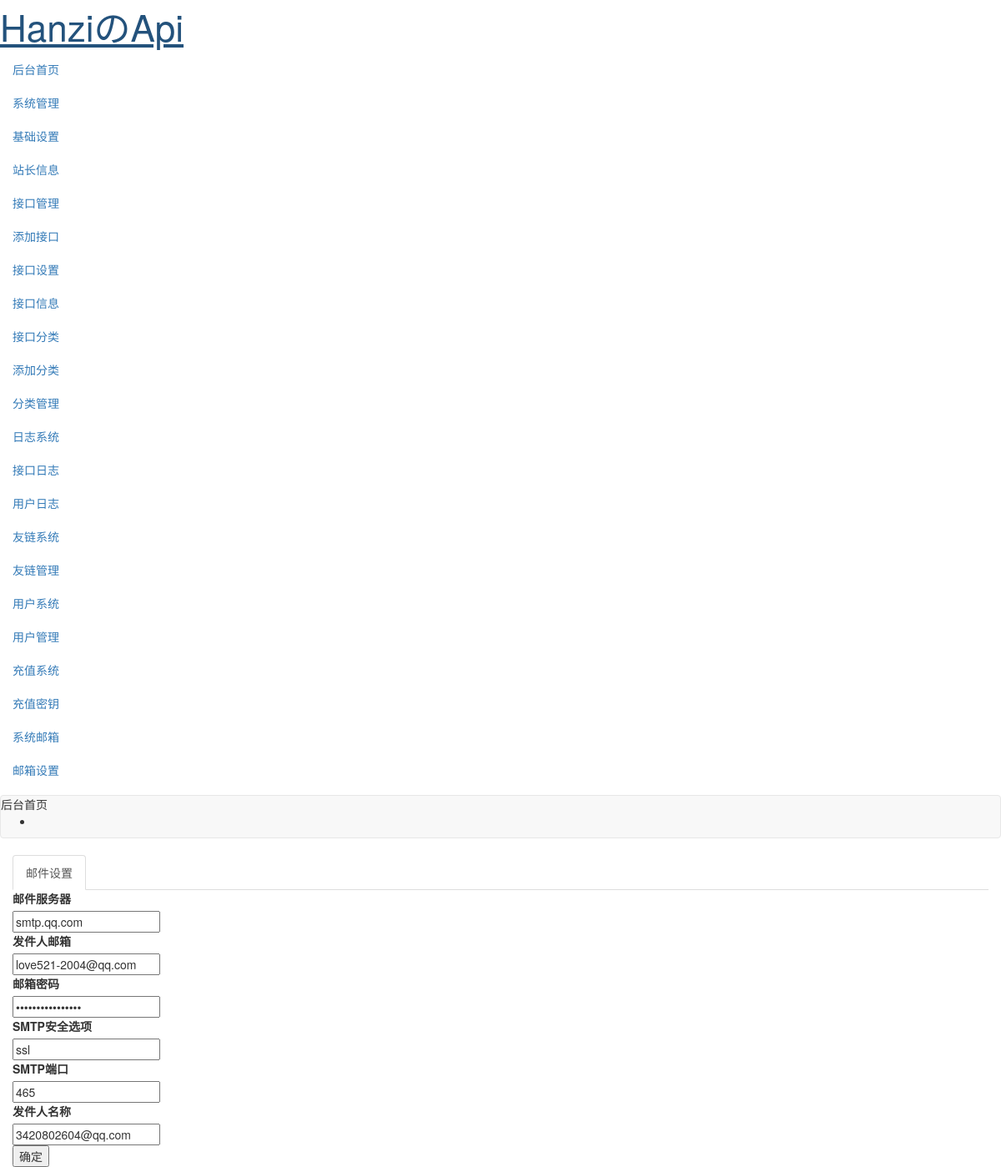
/hanzi/mail-set.php (signed in), run on the app's committed database.
### tables this page shows
CREATE TABLE `site_info` (
  `id` int(11) NOT NULL AUTO_INCREMENT,
  `site_name` varchar(100) NOT NULL DEFAULT 'HanziのApi' COMMENT '站点名称',
  `site_description` varchar(520) DEFAULT 'HanziのApi是一个提供优质免费Api的站点，站点接口持续更新，网站秉承着质量优先的观点，运营期间收到诸多好评。' COMMENT '站点描述',
  `site_keywords` varchar(520) DEFAULT 'API,HanziのApi,免费api，二次元壁纸,娱乐api,功能api,机器人api,免费接口。' COMMENT '网站关键词',
  `footer_content` varchar(52) DEFAULT 'HanziのApi @zhousihan 2024 All rights reserved' COMMENT '底部版权',
  `site_icon` text COMMENT '站点图标',
  `site_url` varchar(255) NOT NULL DEFAULT 'http://api.lovestory.wiki/' COMMENT '站点链接',
  `site_icp` varchar(52) NOT NULL DEFAULT '-1' COMMENT 'ICP备案号',
  `site_security` varchar(52) NOT NULL DEFAULT '-1' COMMENT '公安备案号',
  `site_moe` varchar(52) NOT NULL DEFAULT '-1' COMMENT '萌/其他备案号',
  `site_announcement` varchar(52) NOT NULL DEFAULT '-1' COMMENT '站点公告',
  `site_time` varchar(52) NOT NULL DEFAULT '21600' COMMENT '网站关键词',
  `site_frequency` varchar(52) NOT NULL DEFAULT '5' COMMENT '接口访问限制次数',
  `site_second` varchar(52) DEFAULT '1' COMMENT '接口访问限制时间',
  `website_time` varchar(52) NOT NULL DEFAULT '2024-05-20-00:00:00' COMMENT '网站建立时间',
  `site_sakura` varchar(1) DEFAULT '1' COMMENT '樱花动态效果',
  PRIMARY KEY (`id`)
);

CREATE TABLE `api_mail` (
  `id` int(11) NOT NULL AUTO_INCREMENT,
  `mail_host` varchar(255) NOT NULL,
  `mail_email` varchar(255) NOT NULL,
  `mail_password` varchar(255) NOT NULL,
  `mail_smtpsecure` varchar(255) NOT NULL,
  `mail_port` varchar(255) NOT NULL,
  `mail_mymail` varchar(255) NOT NULL,
  PRIMARY KEY (`id`)
);

### hanzi/mail-set.php (the view, shortened to what this page needs)
<?php
include 'api/header.php';
global $pdo;
$mail_info = $pdo->query('SELECT * FROM api_mail WHERE id = 1')->fetch(PDO::FETCH_ASSOC) ?: [
    'mail_host' => '',
    'mail_email' => '',
    'mail_password' => '',
    'mail_smtpsecure' => '',
    'mail_port' => '',
    'mail_mymail' => ''
];
?>
<main class="lyear-layout-content">
    <div class="container-fluid">
        <div class="row">
            <div class="col-lg-12">
                <div class="card">
                    <ul class="nav nav-tabs page-tabs">
                        <li class="active"> <a href="mail-set.php">邮件设置</a> </li>
                    </ul>
                    <div class="layui-container">
                        <div class="layui-row">
                            <div class="content-box">
                                <form class="layui-form" action="mail-set.php" method="post">
                                    <div class="layui-form-item">
                                        <label class="layui-form-label">邮件服务器</label>
                                        <div class="layui-input-block">
                                            <input type="text" name="mail_host" required lay-verify="required" placeholder="Enter Mail Host" autocomplete="off" class="layui-input transparent-input" value="<?php echo htmlspecialchars($mail_info['mail_host'] ?? ''); ?>">
                                        </div>
                                    </div>
                                    <div class="layui-form-item">
                                        <label class="layui-form-label">发件人邮箱</label>
                                        <div class="layui-input-block">
                                            <input type="text" name="mail_email" required lay-verify="required" placeholder="Enter Mail Email" autocomplete="off" class="layui-input transparent-input" value="<?php echo htmlspecialchars($mail_info['mail_email'] ?? ''); ?>">
                                        </div>
                                    </div>
                                    <div class="layui-form-item">
                                        <label class="layui-form-label">邮箱密码</label>
                                        <div class="layui-input-block">
                                            <input type="password" name="mail_password" required lay-verify="required" placeholder="Enter Mail Password" autocomplete="off" class="layui-input transparent-input" value="<?php echo htmlspecialchars($mail_info['mail_password'] ?? ''); ?>">
                                        </div>
                                    </div>
                                    <div class="layui-form-item">
                                        <label class="layui-form-label">SMTP安全选项</label>
                                        <div class="layui-input-block">
                                            <input type="text" name="mail_smtpsecure" required lay-verify="required" placeholder="Enter Mail SMTP Secure" autocomplete="off" class="layui-input transparent-input" value="<?php echo htmlspecialchars($mail_info['mail_smtpsecure'] ?? ''); ?>">
                                        </div>
                                    </div>
                                    <div class="layui-form-item">
                                        <label class="layui-form-label">SMTP端口</label>
                                        <div class="layui-input-block">
                                            <input type="text" name="mail_port" required lay-verify="required" placeholder="Enter Mail Port" autocomplete="off" class="layui-input transparent-input" value="<?php echo htmlspecialchars($mail_info['mail_port'] ?? ''); ?>">
                                        </div>
                                    </div>
                                    <div class="layui-form-item">
                                        <label class="layui-form-label">发件人名称</label>
                                        <div class="layui-input-block">
                                            <input type="text" name="mail_mymail" required lay-verify="required" placeholder="Enter Mail MyMail" autocomplete="off" class="layui-input transparent-input" value="<?php echo htmlspecialchars($mail_info['mail_mymail'] ?? ''); ?>">
                                        </div>
                                    </div>
                                    <div class="layui-form-item">
                                        <div class="layui-input-block">
                                            <button class="layui-btn" lay-submit lay-filter="formDemo">确定</button>
                                        </div>
                                    </div>
                                </form>
                            </div>
                        </div>
                    </div>
                </div>
            </div>
        </div>
    </div>
</main>
<?php include 'api/footer.php'; ?>

### hanzi/api/header.php (shortened to what this page needs)
<?php require_once "../core/config.php";
$websiteid = 1;
try {
    $stmt = $pdo->prepare(
        "SELECT `id`, `site_name`, `site_description`, `site_keywords`, `site_icon`, `site_url` FROM `site_info` WHERE `id` = ?"
    );
    $stmt->execute([$websiteid]);
    $website = $stmt->fetch(PDO::FETCH_ASSOC);
} catch (PDOException $e) {
    die("获取网站信息失败: " . $e->getMessage());
}
?>
<!DOCTYPE html>
<html lang="zh">
<head>
	<link href="//unpkg.com/layui@2.9.20/dist/css/layui.css" rel="stylesheet">
	<link href="https://api.lovestory.wiki/hanzi/assets/css/bootstrap.min.css" rel="stylesheet">
	<link href="https://api.lovestory.wiki/hanzi/assets/css/materialdesignicons.min.css" rel="stylesheet">
	<link href="https://api.lovestory.wiki/hanzi/assets/css/style.min.css" rel="stylesheet">
</head>
<body>
	<div class="lyear-layout-web">
		<div class="lyear-layout-container">
			<aside class="lyear-layout-sidebar">
				<div id="logo" class="sidebar-header">
					<a style="font-size: 44px" href="index.php"><?php echo nl2br($website['site_name']); ?></a>
				</div>
				<div class="lyear-layout-sidebar-scroll">
					<nav class="sidebar-main">
						<ul class="nav nav-drawer">
							<li class="nav-item active">  <a href="index.php"><i class="mdi mdi-home" style="color: #16baaa"></i>后台首页</a> </li>
							<li class="nav-item nav-item-has-subnav">
								<a href="javascript:void(0)"><i class="mdi mdi-alarm-light" style="color: #ffb800 "></i>系统管理</a>
								<ul class="nav nav-subnav">
									<li><a href="web-site.php">基础设置</a></li>
									<li><a href="website-user.php">站长信息</a></li>
								</ul>
							</li>
							<li class="nav-item nav-item-has-subnav">
								<a href="javascript:void(0)"><i class="mdi mdi-currency-rub" style="color: #1e9fff"></i>接口管理</a>
								<ul class="nav nav-subnav">
									<li><a href="add-api.php">添加接口</a></li>
									<li><a href="change-api.php">接口设置</a></li>
									<li><a href="api-message.php">接口信息</a></li>
								</ul>
							</li>
							<li class="nav-item nav-item-has-subnav">
								<a href="javascript:void(0)"><i class="mdi mdi-server-network" style="color: #a233c6"></i>接口分类</a>
								<ul class="nav nav-subnav">
									<li><a href="add-classify.php">添加分类</a></li>
									<li><a href="change-classify.php">分类管理</a></li>
								</ul>
							</li>
							<li class="nav-item nav-item-has-subnav">
								<a href="javascript:void(0)"><i class="mdi mdi-lightbulb-outline" style="color: #ffb800"></i>日志系统</a>
								<ul class="nav nav-subnav">
									<li><a href="api-log.php">接口日志</a></li>
									<li><a href="user-log.php">用户日志</a></li>
								</ul>
							</li>
							<li class="nav-item nav-item-has-subnav">
								<a href="javascript:void(0)"><i class="mdi mdi-blur-off" style="color: #31bdec"></i>友链系统</a>
								<ul class="nav nav-subnav">
									<li><a href="friend-link.php">友链管理</a></li>
								</ul>
							</li>
							<li class="nav-item nav-item-has-subnav">
								<a href="javascript:void(0)"><i class="mdi mdi-account" style="color: #ff5722"></i>用户系统</a>
								<ul class="nav nav-subnav">
									<li><a href="user.php">用户管理</a></li>
								</ul>
							</li>
							<li class="nav-item nav-item-has-subnav">
								<a href="javascript:void(0)"><i class="mdi mdi-key-plus" style="color: #a233c6"></i>充值系统</a>
								<ul class="nav nav-subnav">
									<li><a href="add-key.php">充值密钥</a></li>
								</ul>
							</li>
							<li class="nav-item nav-item-has-subnav">
								<a href="javascript:void(0)"><i class="mdi mdi-server" style="color: #31bdec"></i>系统邮箱</a>
								<ul class="nav nav-subnav">
									<li><a href="mail-set.php">邮箱设置</a></li>
								</ul>
							</li>
						</ul>
					</nav>
				</div>
			</aside>
			<header class="lyear-layout-header">
				<nav class="navbar navbar-default">
					<div class="topbar">
						<div class="topbar-left">
							<span class="navbar-page-title"> 后台首页 </span>
						</div>
						<ul class="topbar-right">
							<li class="dropdown dropdown-skin">
							</li>
						</ul>
					</div>
				</nav>
			</header>
		</div>
	</div>

### data on the page
site_info: site_name "HanziのApi"
api_mail: mail_host "smtp.qq.com", mail_email "love521-2004@qq.com", mail_smtpsecure "ssl", mail_port "465", mail_mymail "3420802604@qq.com"
